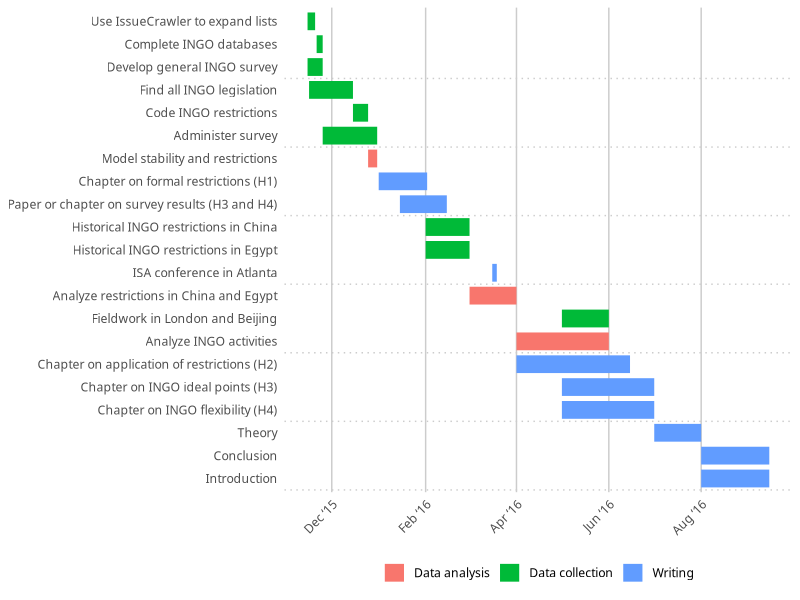

Generate this figure with R:
library(tidyverse)
library(lubridate)
library(scales)
library(Cairo)

# Alternatively you can put all this in a CSV file with the same columns and
# then load it with read_csv()
# tasks <- read_csv("path/to/the/file")

tasks <- tribble(
  ~Start,       ~End,         ~Project,          ~Task,
  "2015-11-15", "2015-11-20", "Data collection", "Use IssueCrawler to expand lists",
  "2015-11-21", "2015-11-25", "Data collection", "Complete INGO databases",
  "2015-11-16", "2015-12-15", "Data collection", "Find all INGO legislation",
  "2015-12-15", "2015-12-25", "Data collection", "Code INGO restrictions",
  "2015-11-15", "2015-11-25", "Data collection", "Develop general INGO survey",
  "2015-11-25", "2015-12-31", "Data collection", "Administer survey",
  "2015-12-25", "2015-12-31", "Data analysis",   "Model stability and restrictions",
  "2016-01-01", "2016-02-02", "Writing",         "Chapter on formal restrictions (H1)",
  "2016-01-15", "2016-02-15", "Writing",         "Paper or chapter on survey results (H3 and H4)",
  "2016-03-16", "2016-03-19", "Writing",         "ISA conference in Atlanta",
  "2016-02-01", "2016-03-01", "Data collection", "Historical INGO restrictions in China",
  "2016-02-01", "2016-03-01", "Data collection", "Historical INGO restrictions in Egypt",
  "2016-05-01", "2016-06-01", "Data collection", "Fieldwork in London and Beijing",
  "2016-03-01", "2016-04-01", "Data analysis",   "Analyze restrictions in China and Egypt",
  "2016-04-01", "2016-06-01", "Data analysis",   "Analyze INGO activities",
  "2016-04-01", "2016-06-15", "Writing",         "Chapter on application of restrictions (H2)",
  "2016-05-01", "2016-07-01", "Writing",         "Chapter on INGO ideal points (H3)",
  "2016-05-01", "2016-07-01", "Writing",         "Chapter on INGO flexibility (H4)",
  "2016-07-01", "2016-08-01", "Writing",         "Theory",
  "2016-08-01", "2016-09-15", "Writing",         "Conclusion",
  "2016-08-01", "2016-09-15", "Writing",         "Introduction"
)

# Convert data to long for ggplot
tasks.long <- tasks %>%
  mutate(Start = ymd(Start),
         End = ymd(End)) %>%
  gather(date.type, task.date, -c(Project, Task)) %>%
  arrange(date.type, task.date) %>%
  mutate(Task = factor(Task, levels=rev(unique(Task)), ordered=TRUE))

# Custom theme for making a clean Gantt chart
theme_gantt <- function(base_size=11, base_family="Source Sans Pro Light") {
  ret <- theme_bw(base_size, base_family) %+replace%
    theme(panel.background = element_rect(fill="#ffffff", colour=NA),
          axis.title.x=element_text(vjust=-0.2), axis.title.y=element_text(vjust=1.5),
          title=element_text(vjust=1.2, family="Source Sans Pro Semibold"),
          panel.border = element_blank(), axis.line=element_blank(),
          panel.grid.minor=element_blank(),
          panel.grid.major.y = element_blank(),
          panel.grid.major.x = element_line(size=0.5, colour="grey80"),
          axis.ticks=element_blank(),
          legend.position="bottom", 
          axis.title=element_text(size=rel(0.8), family="Source Sans Pro Semibold"),
          strip.text=element_text(size=rel(1), family="Source Sans Pro Semibold"),
          strip.background=element_rect(fill="#ffffff", colour=NA),
          panel.spacing.y=unit(1.5, "lines"),
          legend.key = element_blank())
  
  ret
}

# Calculate where to put the dotted lines that show up every three entries
x.breaks <- seq(length(tasks$Task) + 0.5 - 3, 0, by=-3)

# Build plot
timeline <- ggplot(tasks.long, aes(x=Task, y=task.date, colour=Project)) + 
  geom_line(size=6) + 
  geom_vline(xintercept=x.breaks, colour="grey80", linetype="dotted") + 
  guides(colour=guide_legend(title=NULL)) +
  labs(x=NULL, y=NULL) + coord_flip() +
  scale_y_date(date_breaks="2 months", labels=date_format("%b ‘%y")) +
  theme_gantt() + theme(axis.text.x=element_text(angle=45, hjust=1))
timeline
